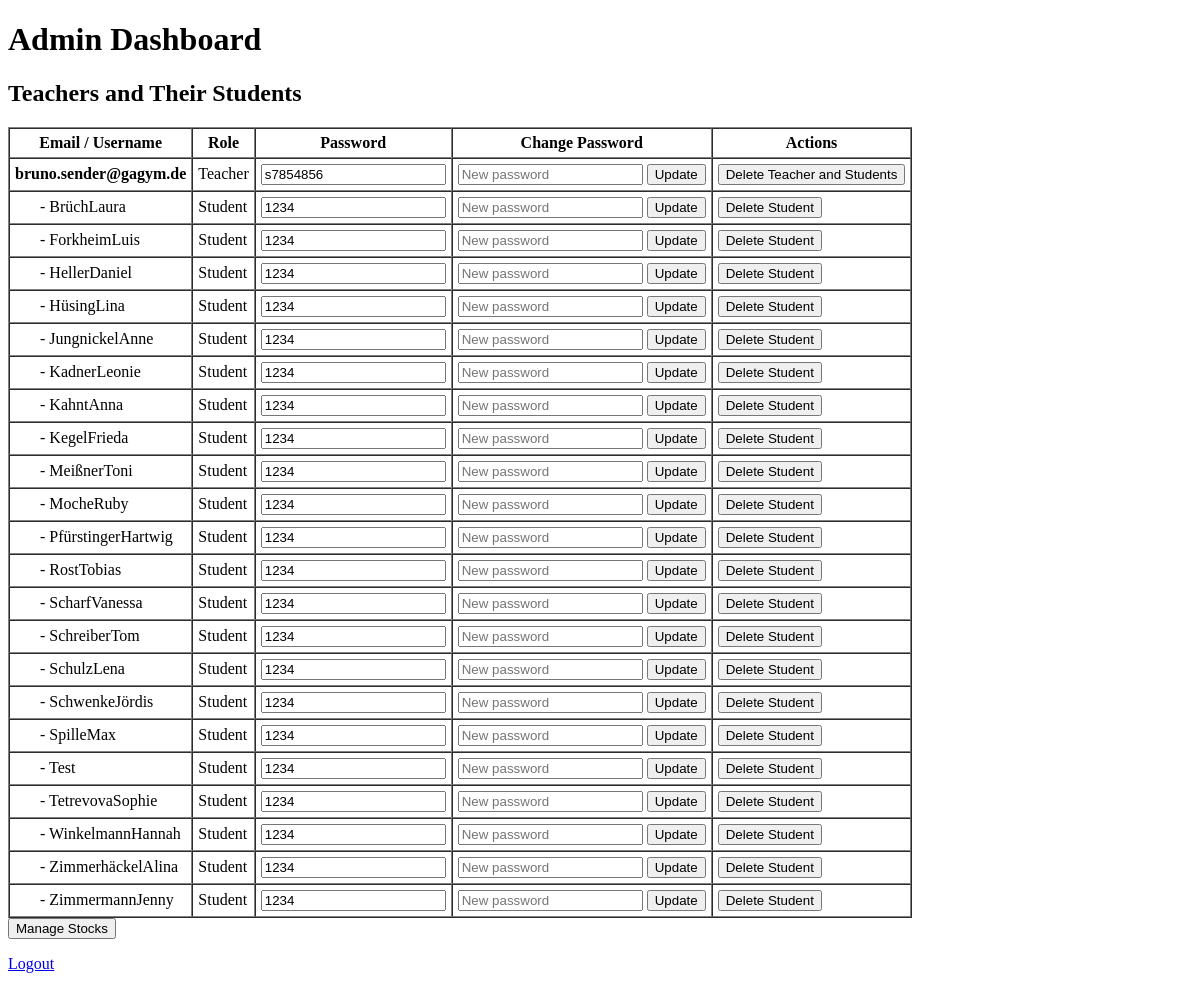
The app's page /admin/dashboard (signed in), older data.
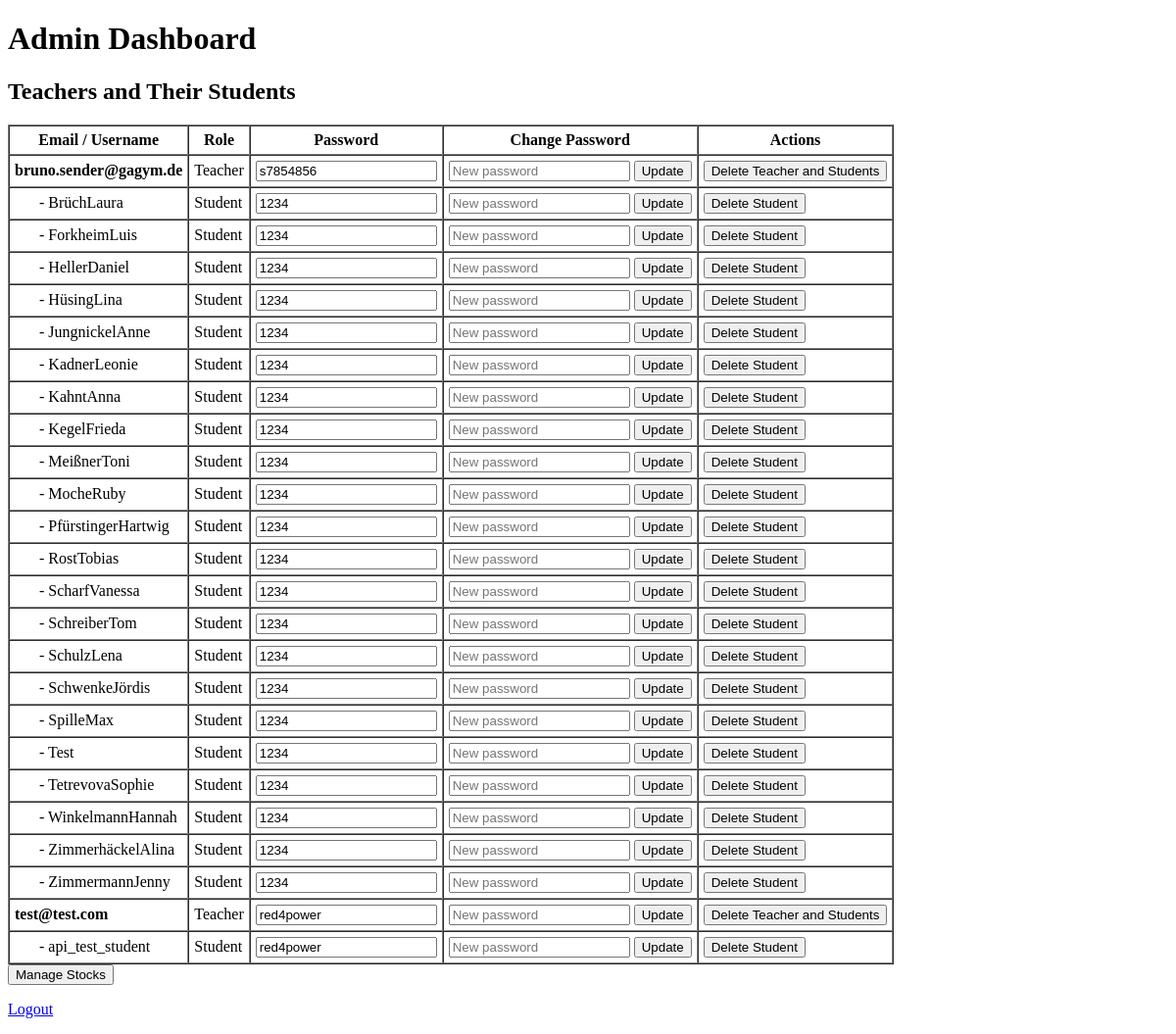
The same page, newer data.
### models.py (models this page shows)
class User(Base):
    __tablename__ = "users"
    id = Column(Integer, primary_key=True)
    email = Column(String, unique=True)  # optional for students
    username = Column(String)  # required for students
    password = Column(String, nullable=False)
    role = Column(String, nullable=False)  # "admin", "teacher", "student"
    funds = Column(Float, default=0.0)
    teacher_id = Column(Integer, ForeignKey("users.id"), nullable=True)
    teacher = relationship("User", remote_side=[id], back_populates="students")
    students = relationship("User", back_populates="teacher")
    holdings = relationship("StudentStock", back_populates="student", cascade="all, delete-orphan")

### admin_routes.py (the view, shortened to what this page needs)
@admin_bp.route("/dashboard", methods=["GET", "POST"])
def dashboard():
    if session.get("role") != "admin":
        return redirect(url_for("auth.login"))
    db = SessionLocal()
    error = None
    success = None
    teachers = db.query(User)\
    .options(joinedload(User.students))\
    .filter_by(role="teacher")\
    .order_by(User.email.asc())\
    .all()
    for t in teachers:
        print(f"Teacher: {t.email}")
        if t.students:
            print("  Students:", [s.username for s in t.students])
        else:
            print("  No students.")
    return render_template("admin_dashboard.html", teachers=teachers, error=error, success=success)

### templates/admin_dashboard.html (shortened to what this page needs)
<!DOCTYPE html>
<html>
<head>
</head>
<body>
<h1>Admin Dashboard</h1>
<h2>Teachers and Their Students</h2>
<table border="1" cellpadding="5" cellspacing="0">
    <tr>
        <th>Email / Username</th>
        <th>Role</th>
        <th>Password</th>
        <th>Change Password</th>
        <th>Actions</th>
    </tr>
    {% for teacher in teachers %}
    <tr>
        <td><strong>{{ teacher.email }}</strong></td>
        <td>Teacher</td>
        <td>
            <input type="text" value="{{ teacher.password }}" readonly>
        </td>
        <td>
            <form method="POST">
                <input type="text" name="new_password" placeholder="New password" required>
                <input type="submit" value="Update">
            </form>
        </td>
        <td>
            <form method="POST" style="display:inline;">
                <input type="submit" value="Delete Teacher and Students"
                       onclick="return confirm('Are you sure you want to delete this teacher and all their students?')">
            </form>
        </td>
    </tr>
    {% if teacher.students %}
        {% for student in teacher.students %}
        <tr>
            <td style="padding-left: 30px;">- {{ student.username }}</td>
            <td>Student</td>
            <td>
                <input type="text" value="{{ student.password }}" readonly>
            </td>
            <td>
                <form method="POST">
                    <input type="text" name="new_password" placeholder="New password" required>
                    <input type="submit" value="Update">
                </form>
            </td>
            <td>
                <form method="POST" style="display:inline;">
                    <input type="submit" value="Delete Student"
                           onclick="return confirm('Delete student {{ student.username }}?')">
                </form>
            </td>
        </tr>
        {% endfor %}
    {% endif %}
    {% endfor %}
</table>
<a href="{{ url_for('admin.manage_stocks') }}">
    <button>Manage Stocks</button>
</a>
<p><a href="{{ url_for('auth.logout') }}">Logout</a></p>
</body>
</html>

Row changes from the older to the newer data that the page shows:
added User: email "test@test.com", password "red4power", shown under "Teachers and Their Students"
added User: username "api_test_student", password "red4power", shown under "test@test.com"
